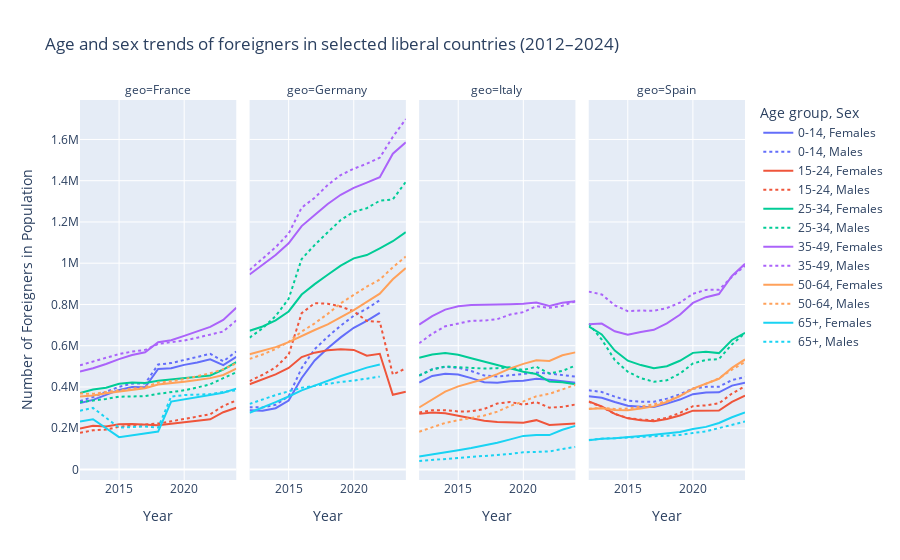

Source (notebook cell):
### Code cell
fig = px.line(
    temp_df[
        (temp_df['geo'].isin(['France', 'Germany', 'Italy', 'Spain'])) & 
        (temp_df['Sex'] != 'Total')
    ].groupby(['geo', 'year', 'age_class', 'Sex'], as_index=False)['Number'].sum(),
    x="year",
    y="Number",
    color="age_class",
    line_dash="Sex", 
    facet_col="geo",
    facet_col_wrap=4,
    title="Age and sex trends of foreigners in selected liberal countries (2012–2024)",
    labels={
        "year": "Year",
        "Number": "Number of Foreigners",
        "age_class": "Age group",
        "Sex": "Sex"
    }
)

fig.update_layout(
    showlegend=True,
    xaxis_title="Year",
    yaxis_title="Number of Foreigners in Population"
)
fig.show()

### Figure 1 — Plotly figure (JSON) as saved in the notebook; plotly's stock layout.template omitted (floating-point values rounded to 4 significant figures)
{"data": [{"hovertemplate": "Age group=0-14<br>Sex=Females<br>geo=France<br>Year=%{x}<br>Number of Foreigners=%{y}<extra></extra>", "legendgroup": "0-14, Females", "line": {"color": "#636efa", "dash": "solid"}, "marker": {"symbol": "circle"}, "mode": "lines", "name": "0-14, Females", "orientation": "v", "showlegend": true, "type": "scatter", "x": [2012, 2013, 2015, 2016, 2017, 2018, 2019, 2020, 2021, 2022, 2023, 2024], "xaxis": "x", "y": [321887, 337371, 385595, 399878, 398376, 486922, 491011, 507047, 518678, 534086, 506050, 545737], "yaxis": "y"}, {"hovertemplate": "Age group=0-14<br>Sex=Females<br>geo=Germany<br>Year=%{x}<br>Number of Foreigners=%{y}<extra></extra>", "legendgroup": "0-14, Females", "line": {"color": "#636efa", "dash": "solid"}, "marker": {"symbol": "circle"}, "mode": "lines", "name": "0-14, Females", "orientation": "v", "showlegend": false, "type": "scatter", "x": [2012, 2013, 2014, 2015, 2016, 2017, 2018, 2019, 2020, 2021, 2022], "xaxis": "x2", "y": [286940, 284783, 296984, 334379, 443337, 528658, 588127, 640300, 686994, 720462, 759510], "yaxis": "y2"}, {"hovertemplate": "Age group=0-14<br>Sex=Females<br>geo=Italy<br>Year=%{x}<br>Number of Foreigners=%{y}<extra></extra>", "legendgroup": "0-14, Females", "line": {"color": "#636efa", "dash": "solid"}, "marker": {"symbol": "circle"}, "mode": "lines", "name": "0-14, Females", "orientation": "v", "showlegend": false, "type": "scatter", "x": [2012, 2013, 2014, 2015, 2016, 2017, 2018, 2019, 2020, 2021, 2022, 2023, 2024], "xaxis": "x3", "y": [420800, 453663, 464159, 459925, 442746, 423118, 419850, 427131, 430333, 439242, 435445, 426951, 420366], "yaxis": "y3"}, {"hovertemplate": "Age group=0-14<br>Sex=Females<br>geo=Spain<br>Year=%{x}<br>Number of Foreigners=%{y}<extra></extra>", "legendgroup": "0-14, Females", "line": {"color": "#636efa", "dash": "solid"}, "marker": {"symbol": "circle"}, "mode": "lines", "name": "0-14, Females", "orientation": "v", "showlegend": false, "type": "scatter", "x": [2012, 2013, 2014, 2015, 2016, 2017, 2018, 2019, 2020, 2021, 2022, 2023, 2024], "xaxis": "x4", "y": [355439, 347459, 327033, 309044, 304166, 303279, 319326, 338810, 365063, 373332, 373886, 406613, 420712], "yaxis": "y4"}, {"hovertemplate": "Age group=0-14<br>Sex=Males<br>geo=France<br>Year=%{x}<br>Number of Foreigners=%{y}<extra></extra>", "legendgroup": "0-14, Males", "line": {"color": "#636efa", "dash": "dot"}, "marker": {"symbol": "circle"}, "mode": "lines", "name": "0-14, Males", "orientation": "v", "showlegend": true, "type": "scatter", "x": [2012, 2013, 2015, 2016, 2017, 2018, 2019, 2020, 2021, 2022, 2023, 2024], "xaxis": "x", "y": [331390, 351275, 400838, 416030, 416878, 508650, 515628, 530511, 542381, 560548, 524014, 572019], "yaxis": "y"}, {"hovertemplate": "Age group=0-14<br>Sex=Males<br>geo=Germany<br>Year=%{x}<br>Number of Foreigners=%{y}<extra></extra>", "legendgroup": "0-14, Males", "line": {"color": "#636efa", "dash": "dot"}, "marker": {"symbol": "circle"}, "mode": "lines", "name": "0-14, Males", "orientation": "v", "showlegend": false, "type": "scatter", "x": [2012, 2013, 2014, 2015, 2016, 2017, 2018, 2019, 2020, 2021, 2022], "xaxis": "x2", "y": [302031, 300627, 313515, 355293, 491764, 583335, 643519, 697293, 745141, 779230, 820816], "yaxis": "y2"}, {"hovertemplate": "Age group=0-14<br>Sex=Males<br>geo=Italy<br>Year=%{x}<br>Number of Foreigners=%{y}<extra></extra>", "legendgroup": "0-14, Males", "line": {"color": "#636efa", "dash": "dot"}, "marker": {"symbol": "circle"}, "mode": "lines", "name": "0-14, Males", "orientation": "v", "showlegend": false, "type": "scatter", "x": [2012, 2013, 2014, 2015, 2016, 2017, 2018, 2019, 2020, 2021, 2022, 2023, 2024], "xaxis": "x3", "y": [455257, 486438, 497009, 493092, 476997, 455411, 450368, 456524, 460045, 469649, 465457, 456681, 449841], "yaxis": "y3"}, {"hovertemplate": "Age group=0-14<br>Sex=Males<br>geo=Spain<br>Year=%{x}<br>Number of Foreigners=%{y}<extra></extra>", "legendgroup": "0-14, Males", "line": {"color": "#636efa", "dash": "dot"}, "marker": {"symbol": "circle"}, "mode": "lines", "name": "0-14, Males", "orientation": "v", "showlegend": false, "type": "scatter", "x": [2012, 2013, 2014, 2015, 2016, 2017, 2018, 2019, 2020, 2021, 2022, 2023, 2024], "xaxis": "x4", "y": [383649, 375626, 353161, 334238, 328643, 328038, 343312, 363861, 392157, 400468, 401198, 433240, 448073], "yaxis": "y4"}, {"hovertemplate": "Age group=15-24<br>Sex=Females<br>geo=France<br>Year=%{x}<br>Number of Foreigners=%{y}<extra></extra>", "legendgroup": "15-24, Females", "line": {"color": "#EF553B", "dash": "solid"}, "marker": {"symbol": "circle"}, "mode": "lines", "name": "15-24, Females", "orientation": "v", "showlegend": true, "type": "scatter", "x": [2012, 2013, 2014, 2015, 2016, 2017, 2018, 2019, 2020, 2021, 2022, 2023, 2024], "xaxis": "x", "y": [198197, 212332, 208187, 218637, 220106, 215725, 214124, 221239, 228651, 235131, 243172, 277643, 299028], "yaxis": "y"}, {"hovertemplate": "Age group=15-24<br>Sex=Females<br>geo=Germany<br>Year=%{x}<br>Number of Foreigners=%{y}<extra></extra>", "legendgroup": "15-24, Females", "line": {"color": "#EF553B", "dash": "solid"}, "marker": {"symbol": "circle"}, "mode": "lines", "name": "15-24, Females", "orientation": "v", "showlegend": false, "type": "scatter", "x": [2012, 2013, 2014, 2015, 2016, 2017, 2018, 2019, 2020, 2021, 2022, 2023, 2024], "xaxis": "x2", "y": [413353, 436608, 460764, 491964, 545123, 566220, 577492, 582342, 579751, 551191, 560680, 362075, 377191], "yaxis": "y2"}, {"hovertemplate": "Age group=15-24<br>Sex=Females<br>geo=Italy<br>Year=%{x}<br>Number of Foreigners=%{y}<extra></extra>", "legendgroup": "15-24, Females", "line": {"color": "#EF553B", "dash": "solid"}, "marker": {"symbol": "circle"}, "mode": "lines", "name": "15-24, Females", "orientation": "v", "showlegend": false, "type": "scatter", "x": [2012, 2013, 2014, 2015, 2016, 2017, 2018, 2019, 2020, 2021, 2022, 2023, 2024], "xaxis": "x3", "y": [269505, 275847, 272081, 260855, 249567, 236628, 230597, 229369, 226002, 239013, 216107, 219630, 223108], "yaxis": "y3"}, {"hovertemplate": "Age group=15-24<br>Sex=Females<br>geo=Spain<br>Year=%{x}<br>Number of Foreigners=%{y}<extra></extra>", "legendgroup": "15-24, Females", "line": {"color": "#EF553B", "dash": "solid"}, "marker": {"symbol": "circle"}, "mode": "lines", "name": "15-24, Females", "orientation": "v", "showlegend": false, "type": "scatter", "x": [2012, 2013, 2014, 2015, 2016, 2017, 2018, 2019, 2020, 2021, 2022, 2023, 2024], "xaxis": "x4", "y": [329770, 305294, 269708, 247843, 238364, 233813, 244464, 261389, 285133, 284608, 285536, 327713, 358295], "yaxis": "y4"}, {"hovertemplate": "Age group=15-24<br>Sex=Males<br>geo=France<br>Year=%{x}<br>Number of Foreigners=%{y}<extra></extra>", "legendgroup": "15-24, Males", "line": {"color": "#EF553B", "dash": "dot"}, "marker": {"symbol": "circle"}, "mode": "lines", "name": "15-24, Males", "orientation": "v", "showlegend": true, "type": "scatter", "x": [2012, 2013, 2014, 2015, 2016, 2017, 2018, 2019, 2020, 2021, 2022, 2023, 2024], "xaxis": "x", "y": [177372, 189896, 193432, 206202, 213470, 217795, 222623, 233281, 243810, 254753, 267781, 307928, 334566], "yaxis": "y"}, {"hovertemplate": "Age group=15-24<br>Sex=Males<br>geo=Germany<br>Year=%{x}<br>Number of Foreigners=%{y}<extra></extra>", "legendgroup": "15-24, Males", "line": {"color": "#EF553B", "dash": "dot"}, "marker": {"symbol": "circle"}, "mode": "lines", "name": "15-24, Males", "orientation": "v", "showlegend": false, "type": "scatter", "x": [2012, 2013, 2014, 2015, 2016, 2017, 2018, 2019, 2020, 2021, 2022, 2023, 2024], "xaxis": "x2", "y": [428445, 459117, 495330, 556268, 757593, 805987, 803883, 789754, 766793, 720230, 715724, 459988, 490578], "yaxis": "y2"}, {"hovertemplate": "Age group=15-24<br>Sex=Males<br>geo=Italy<br>Year=%{x}<br>Number of Foreigners=%{y}<extra></extra>", "legendgroup": "15-24, Males", "line": {"color": "#EF553B", "dash": "dot"}, "marker": {"symbol": "circle"}, "mode": "lines", "name": "15-24, Males", "orientation": "v", "showlegend": false, "type": "scatter", "x": [2012, 2013, 2014, 2015, 2016, 2017, 2018, 2019, 2020, 2021, 2022, 2023, 2024], "xaxis": "x3", "y": [276287, 287451, 287226, 281334, 281688, 293506, 319559, 327274, 313937, 326428, 299636, 303552, 314952], "yaxis": "y3"}, {"hovertemplate": "Age group=15-24<br>Sex=Males<br>geo=Spain<br>Year=%{x}<br>Number of Foreigners=%{y}<extra></extra>", "legendgroup": "15-24, Males", "line": {"color": "#EF553B", "dash": "dot"}, "marker": {"symbol": "circle"}, "mode": "lines", "name": "15-24, Males", "orientation": "v", "showlegend": false, "type": "scatter", "x": [2012, 2013, 2014, 2015, 2016, 2017, 2018, 2019, 2020, 2021, 2022, 2023, 2024], "xaxis": "x4", "y": [327889, 303125, 269069, 249297, 241842, 238828, 250721, 274024, 306661, 310814, 320485, 368012, 404075], "yaxis": "y4"}, {"hovertemplate": "Age group=25-34<br>Sex=Females<br>geo=France<br>Year=%{x}<br>Number of Foreigners=%{y}<extra></extra>", "legendgroup": "25-34, Females", "line": {"color": "#00cc96", "dash": "solid"}, "marker": {"symbol": "circle"}, "mode": "lines", "name": "25-34, Females", "orientation": "v", "showlegend": true, "type": "scatter", "x": [2012, 2013, 2014, 2015, 2016, 2017, 2018, 2019, 2020, 2021, 2022, 2023, 2024], "xaxis": "x", "y": [369992, 387398, 395894, 415102, 421303, 419445, 430373, 436228, 442292, 447603, 455820, 484620, 520324], "yaxis": "y"}, {"hovertemplate": "Age group=25-34<br>Sex=Females<br>geo=Germany<br>Year=%{x}<br>Number of Foreigners=%{y}<extra></extra>", "legendgroup": "25-34, Females", "line": {"color": "#00cc96", "dash": "solid"}, "marker": {"symbol": "circle"}, "mode": "lines", "name": "25-34, Females", "orientation": "v", "showlegend": false, "type": "scatter", "x": [2012, 2013, 2014, 2015, 2016, 2017, 2018, 2019, 2020, 2021, 2022, 2023, 2024], "xaxis": "x2", "y": [672759, 693100, 723175, 765963, 847911, 898555, 943754, 988528, 1023532, 1039618, 1072394, 1106583, 1150463], "yaxis": "y2"}, {"hovertemplate": "Age group=25-34<br>Sex=Females<br>geo=Italy<br>Year=%{x}<br>Number of Foreigners=%{y}<extra></extra>", "legendgroup": "25-34, Females", "line": {"color": "#00cc96", "dash": "solid"}, "marker": {"symbol": "circle"}, "mode": "lines", "name": "25-34, Females", "orientation": "v", "showlegend": false, "type": "scatter", "x": [2012, 2013, 2014, 2015, 2016, 2017, 2018, 2019, 2020, 2021, 2022, 2023, 2024], "xaxis": "x3", "y": [541324, 557436, 564275, 556325, 539389, 522467, 505073, 488089, 473491, 462697, 425792, 422272, 412647], "yaxis": "y3"}, {"hovertemplate": "Age group=25-34<br>Sex=Females<br>geo=Spain<br>Year=%{x}<br>Number of Foreigners=%{y}<extra></extra>", "legendgroup": "25-34, Females", "line": {"color": "#00cc96", "dash": "solid"}, "marker": {"symbol": "circle"}, "mode": "lines", "name": "25-34, Females", "orientation": "v", "showlegend": false, "type": "scatter", "x": [2012, 2013, 2014, 2015, 2016, 2017, 2018, 2019, 2020, 2021, 2022, 2023, 2024], "xaxis": "x4", "y": [693652, 654590, 576627, 527272, 506062, 490818, 500455, 527030, 565375, 571212, 564180, 627806, 662189], "yaxis": "y4"}, {"hovertemplate": "Age group=25-34<br>Sex=Males<br>geo=France<br>Year=%{x}<br>Number of Foreigners=%{y}<extra></extra>", "legendgroup": "25-34, Males", "line": {"color": "#00cc96", "dash": "dot"}, "marker": {"symbol": "circle"}, "mode": "lines", "name": "25-34, Males", "orientation": "v", "showlegend": true, "type": "scatter", "x": [2012, 2013, 2014, 2015, 2016, 2017, 2018, 2019, 2020, 2021, 2022, 2023, 2024], "xaxis": "x", "y": [326349, 333593, 341706, 352832, 355410, 355329, 366669, 373786, 383484, 397222, 413129, 442796, 471357], "yaxis": "y"}, {"hovertemplate": "Age group=25-34<br>Sex=Males<br>geo=Germany<br>Year=%{x}<br>Number of Foreigners=%{y}<extra></extra>", "legendgroup": "25-34, Males", "line": {"color": "#00cc96", "dash": "dot"}, "marker": {"symbol": "circle"}, "mode": "lines", "name": "25-34, Males", "orientation": "v", "showlegend": false, "type": "scatter", "x": [2012, 2013, 2014, 2015, 2016, 2017, 2018, 2019, 2020, 2021, 2022, 2023, 2024], "xaxis": "x2", "y": [639107, 684478, 743645, 827412, 1020499, 1088468, 1149886, 1209349, 1249640, 1266722, 1302923, 1309422, 1394694], "yaxis": "y2"}, {"hovertemplate": "Age group=25-34<br>Sex=Males<br>geo=Italy<br>Year=%{x}<br>Number of Foreigners=%{y}<extra></extra>", "legendgroup": "25-34, Males", "line": {"color": "#00cc96", "dash": "dot"}, "marker": {"symbol": "circle"}, "mode": "lines", "name": "25-34, Males", "orientation": "v", "showlegend": false, "type": "scatter", "x": [2012, 2013, 2014, 2015, 2016, 2017, 2018, 2019, 2020, 2021, 2022, 2023, 2024], "xaxis": "x3", "y": [455577, 484269, 499298, 494961, 490000, 489094, 490920, 495603, 482138, 497918, 465261, 478017, 503672], "yaxis": "y3"}, {"hovertemplate": "Age group=25-34<br>Sex=Males<br>geo=Spain<br>Year=%{x}<br>Number of Foreigners=%{y}<extra></extra>", "legendgroup": "25-34, Males", "line": {"color": "#00cc96", "dash": "dot"}, "marker": {"symbol": "circle"}, "mode": "lines", "name": "25-34, Males", "orientation": "v", "showlegend": false, "type": "scatter", "x": [2012, 2013, 2014, 2015, 2016, 2017, 2018, 2019, 2020, 2021, 2022, 2023, 2024], "xaxis": "x4", "y": [706794, 629871, 530760, 473715, 442580, 425297, 432162, 464707, 513696, 531009, 535270, 606560, 660777], "yaxis": "y4"}, {"hovertemplate": "Age group=35-49<br>Sex=Females<br>geo=France<br>Year=%{x}<br>Number of Foreigners=%{y}<extra></extra>", "legendgroup": "35-49, Females", "line": {"color": "#ab63fa", "dash": "solid"}, "marker": {"symbol": "circle"}, "mode": "lines", "name": "35-49, Females", "orientation": "v", "showlegend": true, "type": "scatter", "x": [2012, 2013, 2014, 2015, 2016, 2017, 2018, 2019, 2020, 2021, 2022, 2023, 2024], "xaxis": "x", "y": [474572, 490897, 510983, 534822, 554505, 568306, 616601, 626725, 647739, 668628, 691570, 724900, 783829], "yaxis": "y"}, {"hovertemplate": "Age group=35-49<br>Sex=Females<br>geo=Germany<br>Year=%{x}<br>Number of Foreigners=%{y}<extra></extra>", "legendgroup": "35-49, Females", "line": {"color": "#ab63fa", "dash": "solid"}, "marker": {"symbol": "circle"}, "mode": "lines", "name": "35-49, Females", "orientation": "v", "showlegend": false, "type": "scatter", "x": [2012, 2013, 2014, 2015, 2016, 2017, 2018, 2019, 2020, 2021, 2022, 2023, 2024], "xaxis": "x2", "y": [945012, 991283, 1039941, 1096201, 1179895, 1234183, 1287229, 1331709, 1365665, 1390838, 1416938, 1531191, 1586678], "yaxis": "y2"}, {"hovertemplate": "Age group=35-49<br>Sex=Females<br>geo=Italy<br>Year=%{x}<br>Number of Foreigners=%{y}<extra></extra>", "legendgroup": "35-49, Females", "line": {"color": "#ab63fa", "dash": "solid"}, "marker": {"symbol": "circle"}, "mode": "lines", "name": "35-49, Females", "orientation": "v", "showlegend": false, "type": "scatter", "x": [2012, 2013, 2014, 2015, 2016, 2017, 2018, 2019, 2020, 2021, 2022, 2023, 2024], "xaxis": "x3", "y": [702004, 743741, 774818, 791685, 796958, 797764, 797656, 801142, 803394, 809798, 792460, 808625, 816017], "yaxis": "y3"}, {"hovertemplate": "Age group=35-49<br>Sex=Females<br>geo=Spain<br>Year=%{x}<br>Number of Foreigners=%{y}<extra></extra>", "legendgroup": "35-49, Females", "line": {"color": "#ab63fa", "dash": "solid"}, "marker": {"symbol": "circle"}, "mode": "lines", "name": "35-49, Females", "orientation": "v", "showlegend": false, "type": "scatter", "x": [2012, 2013, 2014, 2015, 2016, 2017, 2018, 2019, 2020, 2021, 2022, 2023, 2024], "xaxis": "x4", "y": [704413, 707169, 669803, 653330, 666479, 677062, 708659, 750180, 807324, 835251, 850267, 938039, 997280], "yaxis": "y4"}, {"hovertemplate": "Age group=35-49<br>Sex=Males<br>geo=France<br>Year=%{x}<br>Number of Foreigners=%{y}<extra></extra>", "legendgroup": "35-49, Males", "line": {"color": "#ab63fa", "dash": "dot"}, "marker": {"symbol": "circle"}, "mode": "lines", "name": "35-49, Males", "orientation": "v", "showlegend": true, "type": "scatter", "x": [2012, 2013, 2014, 2015, 2016, 2017, 2018, 2019, 2020, 2021, 2022, 2023, 2024], "xaxis": "x", "y": [505279, 522871, 540350, 559400, 571469, 579810, 608969, 617155, 625134, 639077, 655055, 668852, 722496], "yaxis": "y"}, {"hovertemplate": "Age group=35-49<br>Sex=Males<br>geo=Germany<br>Year=%{x}<br>Number of Foreigners=%{y}<extra></extra>", "legendgroup": "35-49, Males", "line": {"color": "#ab63fa", "dash": "dot"}, "marker": {"symbol": "circle"}, "mode": "lines", "name": "35-49, Males", "orientation": "v", "showlegend": false, "type": "scatter", "x": [2012, 2013, 2014, 2015, 2016, 2017, 2018, 2019, 2020, 2021, 2022, 2023, 2024], "xaxis": "x2", "y": [967140, 1022062, 1077734, 1143500, 1269556, 1317318, 1379233, 1427763, 1458150, 1482428, 1511910, 1612302, 1699228], "yaxis": "y2"}, {"hovertemplate": "Age group=35-49<br>Sex=Males<br>geo=Italy<br>Year=%{x}<br>Number of Foreigners=%{y}<extra></extra>", "legendgroup": "35-49, Males", "line": {"color": "#ab63fa", "dash": "dot"}, "marker": {"symbol": "circle"}, "mode": "lines", "name": "35-49, Males", "orientation": "v", "showlegend": false, "type": "scatter", "x": [2012, 2013, 2014, 2015, 2016, 2017, 2018, 2019, 2020, 2021, 2022, 2023, 2024], "xaxis": "x3", "y": [611672, 658375, 693990, 708853, 721035, 721922, 728456, 751532, 762679, 791199, 783695, 794021, 814978], "yaxis": "y3"}, {"hovertemplate": "Age group=35-49<br>Sex=Males<br>geo=Spain<br>Year=%{x}<br>Number of Foreigners=%{y}<extra></extra>", "legendgroup": "35-49, Males", "line": {"color": "#ab63fa", "dash": "dot"}, "marker": {"symbol": "circle"}, "mode": "lines", "name": "35-49, Males", "orientation": "v", "showlegend": false, "type": "scatter", "x": [2012, 2013, 2014, 2015, 2016, 2017, 2018, 2019, 2020, 2021, 2022, 2023, 2024], "xaxis": "x4", "y": [862313, 848437, 795809, 767634, 770513, 769467, 782523, 808793, 851832, 870686, 870917, 933978, 987616], "yaxis": "y4"}, {"hovertemplate": "Age group=50-64<br>Sex=Females<br>geo=France<br>Year=%{x}<br>Number of Foreigners=%{y}<extra></extra>", "legendgroup": "50-64, Females", "line": {"color": "#FFA15A", "dash": "solid"}, "marker": {"symbol": "circle"}, "mode": "lines", "name": "50-64, Females", "orientation": "v", "showlegend": true, "type": "scatter", "x": [2012, 2013, 2014, 2015, 2016, 2017, 2018, 2019, 2020, 2021, 2022, 2023, 2024], "xaxis": "x", "y": [353308, 358334, 369696, 378875, 386535, 394200, 411824, 417738, 425660, 433259, 442794, 458183, 488877], "yaxis": "y"}, {"hovertemplate": "Age group=50-64<br>Sex=Females<br>geo=Germany<br>Year=%{x}<br>Number of Foreigners=%{y}<extra></extra>", "legendgroup": "50-64, Females", "line": {"color": "#FFA15A", "dash": "solid"}, "marker": {"symbol": "circle"}, "mode": "lines", "name": "50-64, Females", "orientation": "v", "showlegend": false, "type": "scatter", "x": [2012, 2013, 2014, 2015, 2016, 2017, 2018, 2019, 2020, 2021, 2022, 2023, 2024], "xaxis": "x2", "y": [558545, 574496, 593150, 617222, 647808, 676268, 703283, 739006, 772209, 812469, 852616, 921801, 976423], "yaxis": "y2"}, {"hovertemplate": "Age group=50-64<br>Sex=Females<br>geo=Italy<br>Year=%{x}<br>Number of Foreigners=%{y}<extra></extra>", "legendgroup": "50-64, Females", "line": {"color": "#FFA15A", "dash": "solid"}, "marker": {"symbol": "circle"}, "mode": "lines", "name": "50-64, Females", "orientation": "v", "showlegend": false, "type": "scatter", "x": [2012, 2013, 2014, 2015, 2016, 2017, 2018, 2019, 2020, 2021, 2022, 2023, 2024], "xaxis": "x3", "y": [300486, 340257, 377134, 402927, 421457, 438888, 462255, 490373, 511948, 529552, 526094, 553689, 567694], "yaxis": "y3"}, {"hovertemplate": "Age group=50-64<br>Sex=Females<br>geo=Spain<br>Year=%{x}<br>Number of Foreigners=%{y}<extra></extra>", "legendgroup": "50-64, Females", "line": {"color": "#FFA15A", "dash": "solid"}, "marker": {"symbol": "circle"}, "mode": "lines", "name": "50-64, Females", "orientation": "v", "showlegend": false, "type": "scatter", "x": [2012, 2013, 2014, 2015, 2016, 2017, 2018, 2019, 2020, 2021, 2022, 2023, 2024], "xaxis": "x4", "y": [293334, 296778, 288395, 286903, 295382, 305833, 327108, 355950, 392264, 417753, 439523, 492769, 533304], "yaxis": "y4"}, {"hovertemplate": "Age group=50-64<br>Sex=Males<br>geo=France<br>Year=%{x}<br>Number of Foreigners=%{y}<extra></extra>", "legendgroup": "50-64, Males", "line": {"color": "#FFA15A", "dash": "dot"}, "marker": {"symbol": "circle"}, "mode": "lines", "name": "50-64, Males", "orientation": "v", "showlegend": true, "type": "scatter", "x": [2012, 2013, 2014, 2015, 2016, 2017, 2018, 2019, 2020, 2021, 2022, 2023, 2024], "xaxis": "x", "y": [368523, 366480, 375634, 383136, 390790, 399323, 421349, 427061, 438170, 451391, 466412, 485410, 514293], "yaxis": "y"}, {"hovertemplate": "Age group=50-64<br>Sex=Males<br>geo=Germany<br>Year=%{x}<br>Number of Foreigners=%{y}<extra></extra>", "legendgroup": "50-64, Males", "line": {"color": "#FFA15A", "dash": "dot"}, "marker": {"symbol": "circle"}, "mode": "lines", "name": "50-64, Males", "orientation": "v", "showlegend": false, "type": "scatter", "x": [2012, 2013, 2014, 2015, 2016, 2017, 2018, 2019, 2020, 2021, 2022, 2023, 2024], "xaxis": "x2", "y": [536122, 557261, 584306, 618899, 668669, 708303, 754259, 805685, 846244, 886334, 920565, 980280, 1032436], "yaxis": "y2"}, {"hovertemplate": "Age group=50-64<br>Sex=Males<br>geo=Italy<br>Year=%{x}<br>Number of Foreigners=%{y}<extra></extra>", "legendgroup": "50-64, Males", "line": {"color": "#FFA15A", "dash": "dot"}, "marker": {"symbol": "circle"}, "mode": "lines", "name": "50-64, Males", "orientation": "v", "showlegend": false, "type": "scatter", "x": [2012, 2013, 2014, 2015, 2016, 2017, 2018, 2019, 2020, 2021, 2022, 2023, 2024], "xaxis": "x3", "y": [183031, 205981, 225462, 238609, 248842, 261239, 280282, 308055, 329807, 354686, 366581, 386398, 409934], "yaxis": "y3"}, {"hovertemplate": "Age group=50-64<br>Sex=Males<br>geo=Spain<br>Year=%{x}<br>Number of Foreigners=%{y}<extra></extra>", "legendgroup": "50-64, Males", "line": {"color": "#FFA15A", "dash": "dot"}, "marker": {"symbol": "circle"}, "mode": "lines", "name": "50-64, Males", "orientation": "v", "showlegend": false, "type": "scatter", "x": [2012, 2013, 2014, 2015, 2016, 2017, 2018, 2019, 2020, 2021, 2022, 2023, 2024], "xaxis": "x4", "y": [294695, 298516, 293259, 295250, 304776, 315765, 332281, 357081, 389154, 416805, 441732, 484181, 521114], "yaxis": "y4"}, {"hovertemplate": "Age group=65+<br>Sex=Females<br>geo=France<br>Year=%{x}<br>Number of Foreigners=%{y}<extra></extra>", "legendgroup": "65+, Females", "line": {"color": "#19d3f3", "dash": "solid"}, "marker": {"symbol": "circle"}, "mode": "lines", "name": "65+, Females", "orientation": "v", "showlegend": true, "type": "scatter", "x": [2012, 2013, 2015, 2016, 2017, 2018, 2019, 2020, 2021, 2022, 2023, 2024], "xaxis": "x", "y": [232806, 243245, 156531, 164881, 174120, 183618, 329124, 340442, 351748, 362617, 372303, 391913], "yaxis": "y"}, {"hovertemplate": "Age group=65+<br>Sex=Females<br>geo=Germany<br>Year=%{x}<br>Number of Foreigners=%{y}<extra></extra>", "legendgroup": "65+, Females", "line": {"color": "#19d3f3", "dash": "solid"}, "marker": {"symbol": "circle"}, "mode": "lines", "name": "65+, Females", "orientation": "v", "showlegend": false, "type": "scatter", "x": [2012, 2013, 2014, 2015, 2016, 2017, 2018, 2019, 2020, 2021, 2022], "xaxis": "x2", "y": [275100, 299981, 326164, 353830, 383739, 406641, 431863, 453406, 472932, 493695, 508915], "yaxis": "y2"}, {"hovertemplate": "Age group=65+<br>Sex=Females<br>geo=Italy<br>Year=%{x}<br>Number of Foreigners=%{y}<extra></extra>", "legendgroup": "65+, Females", "line": {"color": "#19d3f3", "dash": "solid"}, "marker": {"symbol": "circle"}, "mode": "lines", "name": "65+, Females", "orientation": "v", "showlegend": false, "type": "scatter", "x": [2012, 2013, 2014, 2015, 2016, 2017, 2018, 2019, 2020, 2021, 2022, 2023, 2024], "xaxis": "x3", "y": [62285, 71512, 81956, 92574, 103708, 115550, 129858, 145769, 162791, 166948, 166616, 192635, 211176], "yaxis": "y3"}, {"hovertemplate": "Age group=65+<br>Sex=Females<br>geo=Spain<br>Year=%{x}<br>Number of Foreigners=%{y}<extra></extra>", "legendgroup": "65+, Females", "line": {"color": "#19d3f3", "dash": "solid"}, "marker": {"symbol": "circle"}, "mode": "lines", "name": "65+, Females", "orientation": "v", "showlegend": false, "type": "scatter", "x": [2012, 2013, 2014, 2015, 2016, 2017, 2018, 2019, 2020, 2021, 2022, 2023, 2024], "xaxis": "x4", "y": [141264, 148516, 151049, 155422, 162236, 168397, 173648, 181829, 195945, 206472, 225524, 253269, 276524], "yaxis": "y4"}, {"hovertemplate": "Age group=65+<br>Sex=Males<br>geo=France<br>Year=%{x}<br>Number of Foreigners=%{y}<extra></extra>", "legendgroup": "65+, Males", "line": {"color": "#19d3f3", "dash": "dot"}, "marker": {"symbol": "circle"}, "mode": "lines", "name": "65+, Males", "orientation": "v", "showlegend": true, "type": "scatter", "x": [2012, 2013, 2015, 2016, 2017, 2018, 2019, 2020, 2021, 2022, 2023, 2024], "xaxis": "x", "y": [285050, 298414, 202465, 205043, 208669, 203099, 353195, 360665, 362639, 365055, 376024, 384073], "yaxis": "y"}, {"hovertemplate": "Age group=65+<br>Sex=Males<br>geo=Germany<br>Year=%{x}<br>Number of Foreigners=%{y}<extra></extra>", "legendgroup": "65+, Males", "line": {"color": "#19d3f3", "dash": "dot"}, "marker": {"symbol": "circle"}, "mode": "lines", "name": "65+, Males", "orientation": "v", "showlegend": false, "type": "scatter", "x": [2012, 2013, 2014, 2015, 2016, 2017, 2018, 2019, 2020, 2021, 2022], "xaxis": "x2", "y": [317840, 339903, 360528, 378843, 396064, 406053, 416340, 424157, 430971, 441836, 450062], "yaxis": "y2"}, {"hovertemplate": "Age group=65+<br>Sex=Males<br>geo=Italy<br>Year=%{x}<br>Number of Foreigners=%{y}<extra></extra>", "legendgroup": "65+, Males", "line": {"color": "#19d3f3", "dash": "dot"}, "marker": {"symbol": "circle"}, "mode": "lines", "name": "65+, Males", "orientation": "v", "showlegend": false, "type": "scatter", "x": [2012, 2013, 2014, 2015, 2016, 2017, 2018, 2019, 2020, 2021, 2022, 2023, 2024], "xaxis": "x3", "y": [40973, 45523, 49758, 54105, 58655, 63046, 68577, 75297, 83072, 84764, 87572, 98870, 109273], "yaxis": "y3"}, {"hovertemplate": "Age group=65+<br>Sex=Males<br>geo=Spain<br>Year=%{x}<br>Number of Foreigners=%{y}<extra></extra>", "legendgroup": "65+, Males", "line": {"color": "#19d3f3", "dash": "dot"}, "marker": {"symbol": "circle"}, "mode": "lines", "name": "65+, Males", "orientation": "v", "showlegend": false, "type": "scatter", "x": [2012, 2013, 2014, 2015, 2016, 2017, 2018, 2019, 2020, 2021, 2022, 2023, 2024], "xaxis": "x4", "y": [142818, 149203, 151679, 154037, 158291, 161056, 162663, 167108, 176674, 184292, 200616, 217440, 232323], "yaxis": "y4"}], "layout": {"annotations": [{"font": {}, "showarrow": false, "text": "geo=France", "x": 0.1175, "xanchor": "center", "xref": "paper", "y": 1, "yanchor": "bottom", "yref": "paper"}, {"font": {}, "showarrow": false, "text": "geo=Germany", "x": 0.3725, "xanchor": "center", "xref": "paper", "y": 1, "yanchor": "bottom", "yref": "paper"}, {"font": {}, "showarrow": false, "text": "geo=Italy", "x": 0.6275, "xanchor": "center", "xref": "paper", "y": 1, "yanchor": "bottom", "yref": "paper"}, {"font": {}, "showarrow": false, "text": "geo=Spain", "x": 0.8825, "xanchor": "center", "xref": "paper", "y": 1, "yanchor": "bottom", "yref": "paper"}], "legend": {"title": {"text": "Age group, Sex"}, "tracegroupgap": 0}, "showlegend": true, "title": {"text": "Age and sex trends of foreigners in selected liberal countries (2012–2024)"}, "xaxis": {"anchor": "y", "domain": [0, 0.235], "title": {"text": "Year"}}, "xaxis2": {"anchor": "y2", "domain": [0.255, 0.49], "matches": "x", "title": {"text": "Year"}}, "xaxis3": {"anchor": "y3", "domain": [0.51, 0.745], "matches": "x", "title": {"text": "Year"}}, "xaxis4": {"anchor": "y4", "domain": [0.765, 1.0], "matches": "x", "title": {"text": "Year"}}, "yaxis": {"anchor": "x", "domain": [0, 1], "title": {"text": "Number of Foreigners in Population"}}, "yaxis2": {"anchor": "x2", "domain": [0, 1], "matches": "y", "showticklabels": false}, "yaxis3": {"anchor": "x3", "domain": [0, 1], "matches": "y", "showticklabels": false}, "yaxis4": {"anchor": "x4", "domain": [0, 1], "matches": "y", "showticklabels": false}}}
